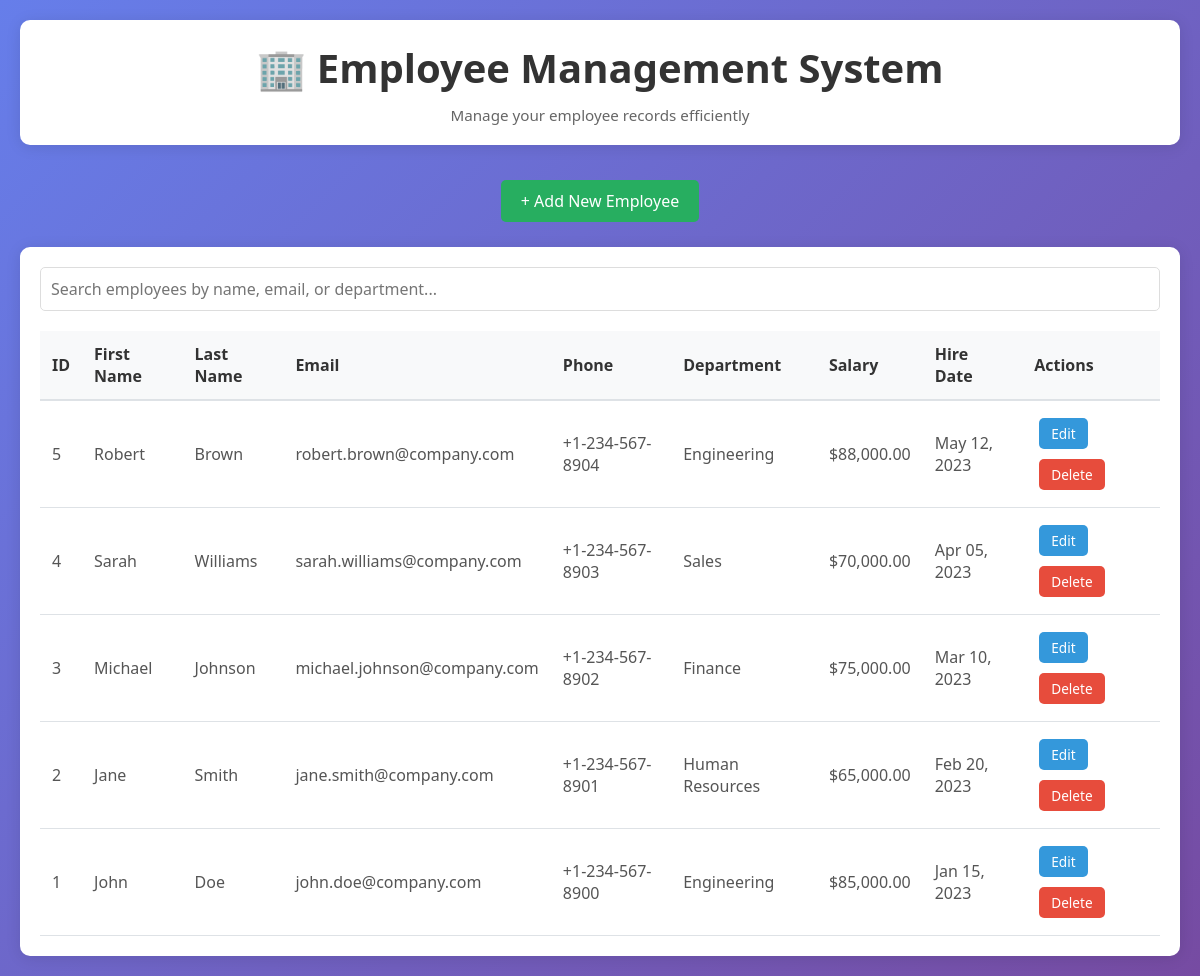
The page / on the database its author committed.
### tables this page shows
CREATE TABLE IF NOT EXISTS employees (
    id INT AUTO_INCREMENT PRIMARY KEY,
    first_name VARCHAR(50) NOT NULL,
    last_name VARCHAR(50) NOT NULL,
    email VARCHAR(100) UNIQUE NOT NULL,
    phone VARCHAR(20) NOT NULL,
    department VARCHAR(50) NOT NULL,
    salary DECIMAL(10, 2) NOT NULL,
    hire_date DATE NOT NULL,
    created_at TIMESTAMP DEFAULT CURRENT_TIMESTAMP,
    updated_at TIMESTAMP DEFAULT CURRENT_TIMESTAMP ON UPDATE CURRENT_TIMESTAMP,
    INDEX idx_email (email),
    INDEX idx_department (department),
    INDEX idx_hire_date (hire_date)
);

### index.php (the view, shortened to what this page needs)
<?php
include 'db_connect.php';
$sql = "SELECT * FROM employees ORDER BY id DESC";
$result = $conn->query($sql);
$employees = array();
if ($result->num_rows > 0) {
    while($row = $result->fetch_assoc()) {
        $employees[] = $row;
    }
}
?>
<!DOCTYPE html>
<html lang="en">
<head>
    <link rel="stylesheet" href="style.css">
</head>
<body>
    <div class="container">
        <header>
            <h1>🏢 Employee Management System</h1>
            <p>Manage your employee records efficiently</p>
        </header>
        <div class="btn-container">
            <a href="add.php" class="btn btn-success">+ Add New Employee</a>
        </div>
        <div class="table-container">
            <?php if (count($employees) > 0): ?>
                <div class="search-container">
                    <input type="text" id="searchInput" placeholder="Search employees by name, email, or department...">
                </div>
                <table>
                    <thead>
                        <tr>
                            <th>ID</th>
                            <th>First Name</th>
                            <th>Last Name</th>
                            <th>Email</th>
                            <th>Phone</th>
                            <th>Department</th>
                            <th>Salary</th>
                            <th>Hire Date</th>
                            <th>Actions</th>
                        </tr>
                    </thead>
                    <tbody>
                        <?php foreach($employees as $employee): ?>
                            <tr>
                                <td><?php echo htmlspecialchars($employee['id']); ?></td>
                                <td><?php echo htmlspecialchars($employee['first_name']); ?></td>
                                <td><?php echo htmlspecialchars($employee['last_name']); ?></td>
                                <td><?php echo htmlspecialchars($employee['email']); ?></td>
                                <td><?php echo htmlspecialchars($employee['phone']); ?></td>
                                <td><?php echo htmlspecialchars($employee['department']); ?></td>
                                <td>$<?php echo number_format($employee['salary'], 2); ?></td>
                                <td><?php echo date('M d, Y', strtotime($employee['hire_date'])); ?></td>
                                <td>
                                    <a href="update.php?id=<?php echo $employee['id']; ?>" class="btn btn-edit btn-small">Edit</a>
                                    <a href="delete.php?id=<?php echo $employee['id']; ?>" class="btn btn-danger btn-small" onclick="return confirmDelete('<?php echo htmlspecialchars($employee['first_name'] . ' ' . $employee['last_name']); ?>');">Delete</a>
                                </td>
                            </tr>
                        <?php endforeach; ?>
                    </tbody>
                </table>
            <?php else: ?>
                <div class="alert alert-info">
                    <p>No employees found. <a href="add.php" style="color: inherit; text-decoration: underline;">Add the first employee</a></p>
                </div>
            <?php endif; ?>
        </div>
    </div>
</body>
</html>

### style.css (style rules this page uses)
* { margin: 0; padding: 0; box-sizing: border-box; }
body { font-family: 'Segoe UI', Tahoma, Geneva, Verdana, sans-serif; background: linear-gradient(135deg, #667eea 0%, #764ba2 100%); min-height: 100vh; padding: 20px; }
.container { max-width: 1200px; margin: 0 auto; }
header { background: white; padding: 20px; border-radius: 10px; box-shadow: 0 2px 15px rgba(0, 0, 0, 0.1); margin-bottom: 30px; text-align: center; }
header h1 { color: #333; font-size: 2.5em; margin-bottom: 10px; }
header p { color: #666; font-size: 0.95em; }
.btn-container { margin-bottom: 20px; text-align: center; }
.btn { display: inline-block; padding: 10px 20px; margin: 5px; background: #667eea; color: white; text-decoration: none; border: none; border-radius: 5px; cursor: pointer; font-size: 1em; transition: all 0.3s ease; }
.btn-success { background: #27ae60; }
.btn-danger { background: #e74c3c; }
.btn-edit { background: #3498db; }
.btn-small { padding: 6px 12px; font-size: 0.85em; }
.table-container { background: white; padding: 20px; border-radius: 10px; box-shadow: 0 2px 15px rgba(0, 0, 0, 0.1); overflow-x: auto; }
table { width: 100%; border-collapse: collapse; margin-top: 20px; }
thead { background: #f8f9fa; }
th { padding: 12px; text-align: left; color: #333; font-weight: 600; border-bottom: 2px solid #dee2e6; }
td { padding: 12px; border-bottom: 1px solid #dee2e6; color: #555; }
input, select, textarea { width: 100%; padding: 10px; border: 1px solid #ddd; border-radius: 5px; font-size: 1em; font-family: inherit; transition: border-color 0.3s ease; }
.search-container { margin-bottom: 20px; display: flex; gap: 10px; }
.search-container input { flex: 1; }

### rows shown on the page
employees: id "5", first_name "Robert", last_name "Brown", email "robert.brown@company.com", phone "+1-234-567-8904", department "Engineering", salary "88,000.00", hire_date "May 12, 2023"
employees: id "4", first_name "Sarah", last_name "Williams", email "sarah.williams@company.com", phone "+1-234-567-8903", department "Sales", salary "70,000.00", hire_date "Apr 05, 2023"
employees: id "3", first_name "Michael", last_name "Johnson", email "michael.johnson@company.com", phone "+1-234-567-8902", department "Finance", salary "75,000.00", hire_date "Mar 10, 2023"
employees: id "2", first_name "Jane", last_name "Smith", email "jane.smith@company.com", phone "+1-234-567-8901", department "Human Resources", salary "65,000.00", hire_date "Feb 20, 2023"
employees: id "1", first_name "John", last_name "Doe", email "john.doe@company.com", phone "+1-234-567-8900", department "Engineering", salary "85,000.00", hire_date "Jan 15, 2023"
